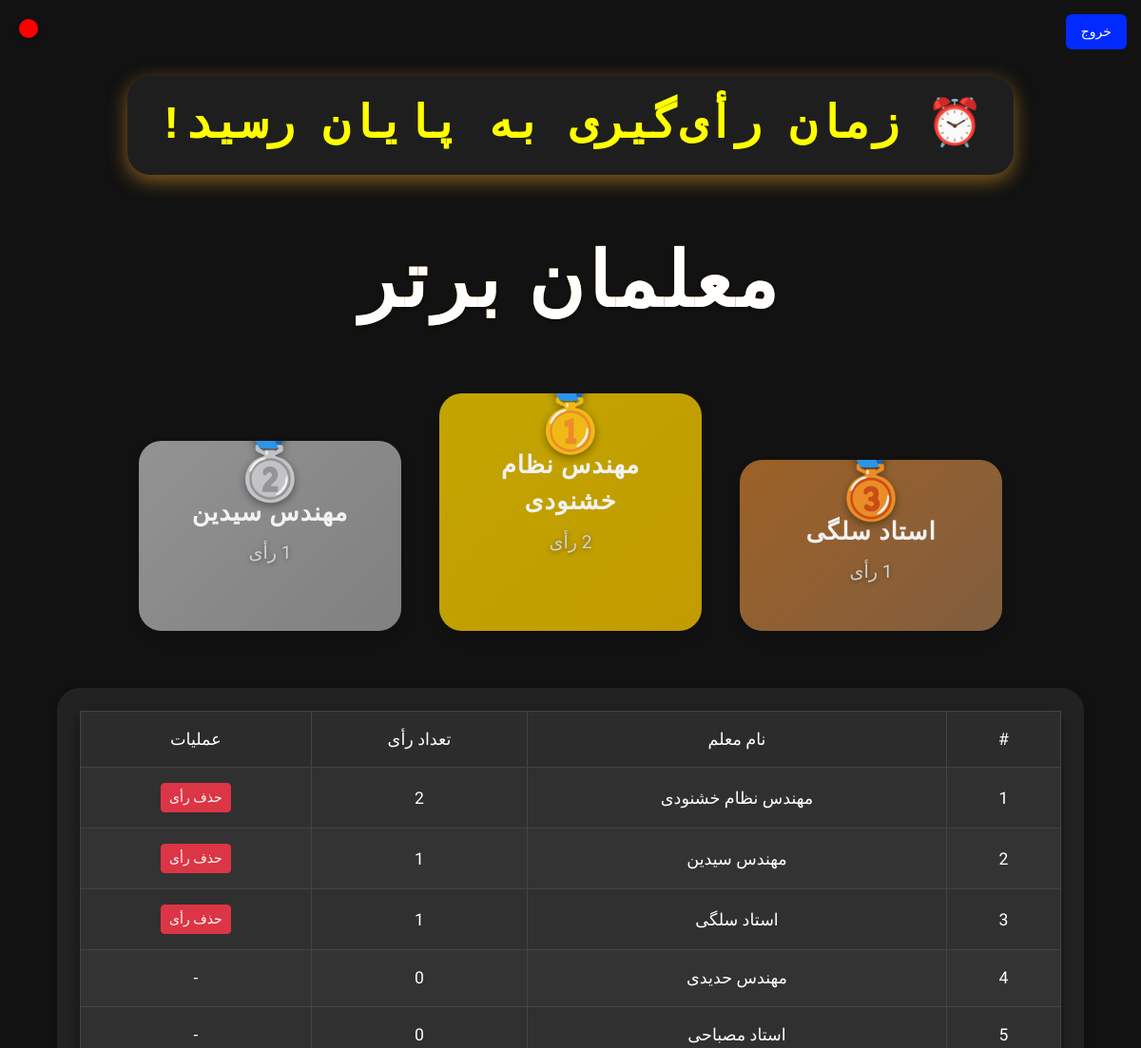
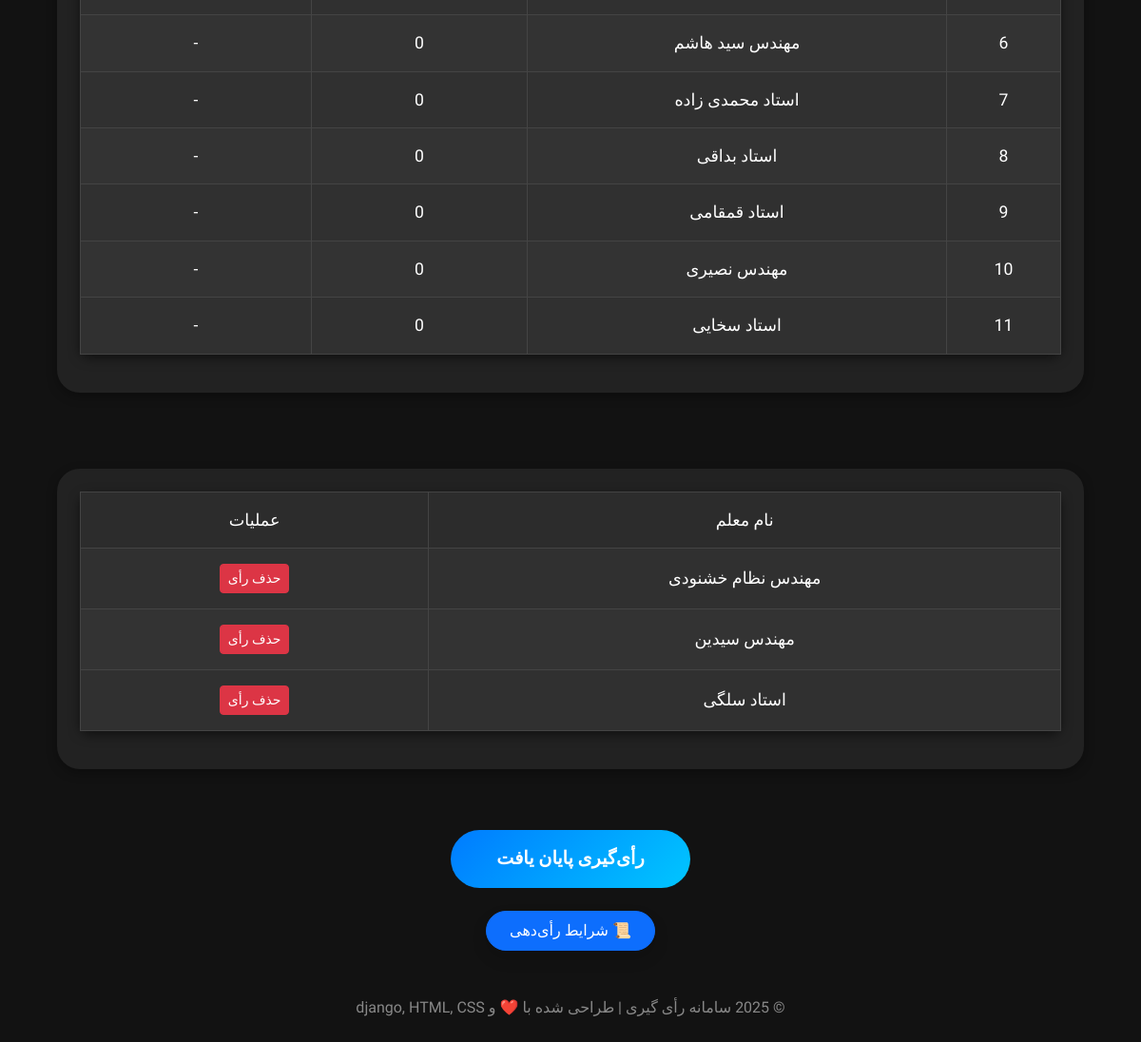
The app's page / (signed in), older data (2 pictures, top to bottom).
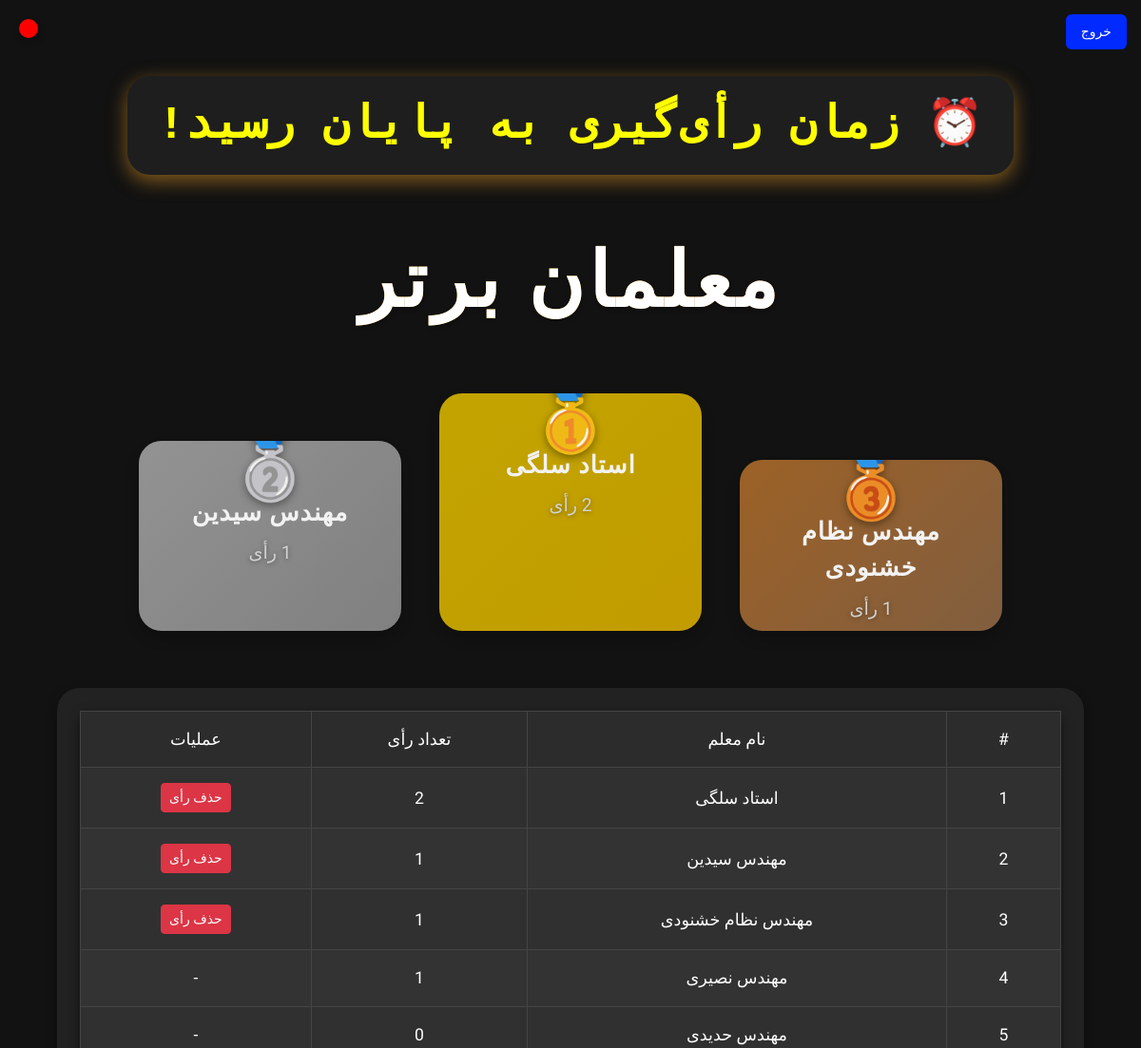
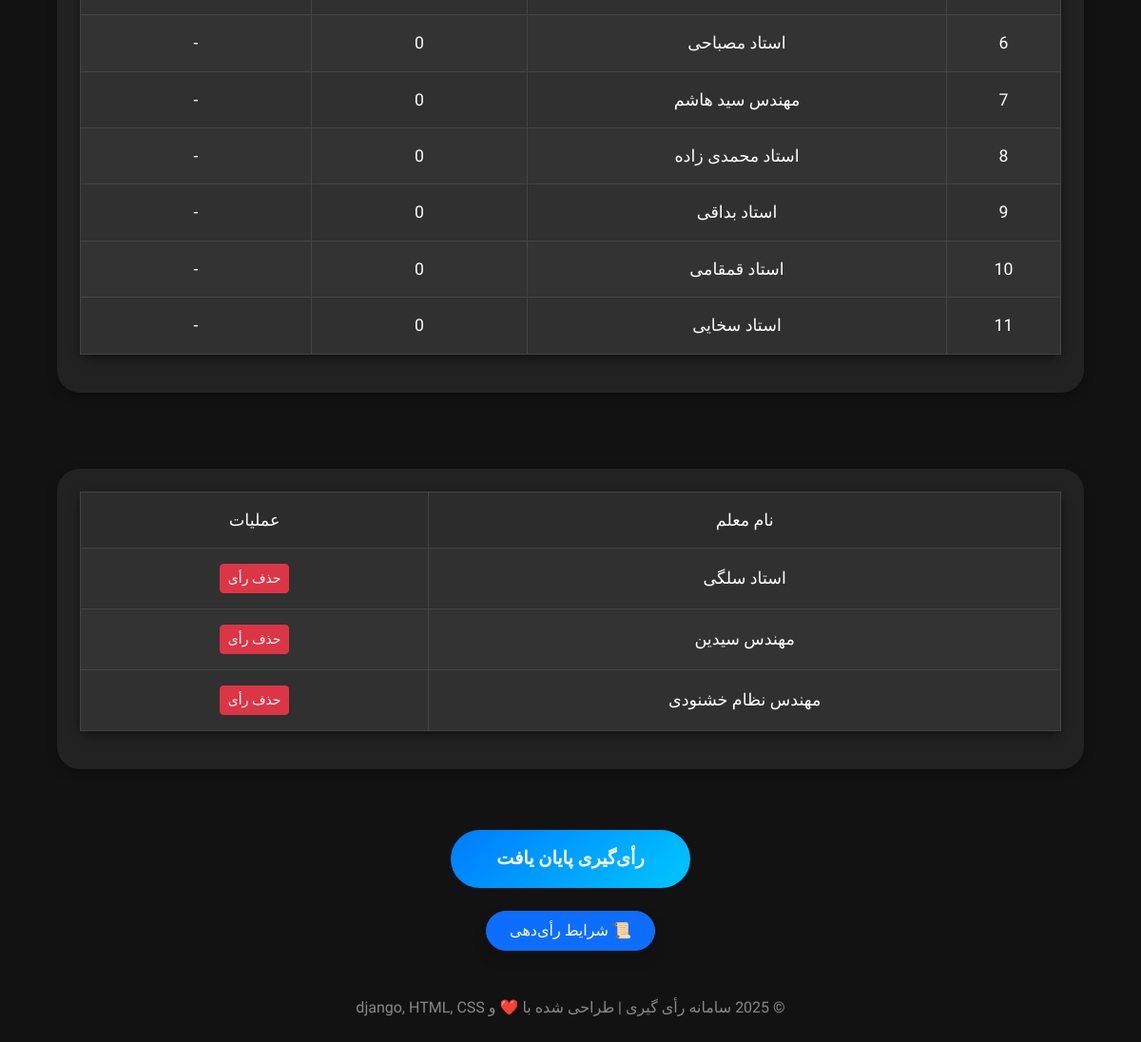
The same page, newer data (2 pictures, top to bottom).
### By_app/models.py (models this page shows, shortened)
class Teacher(models.Model):
    user = models.ForeignKey(CustomUser, on_delete=models.CASCADE, related_name='teachers')
    name = models.CharField(max_length=100)
    vote = models.IntegerField(default=0)
    created_at = models.DateTimeField(auto_now_add=True)

### By_app/views.py (the view)
# urls.py: path('', views.vote_teachers_view, name='home'),
@login_required
def vote_teachers_view(request):
    user = request.user
    timer_setting = TimerSetting.objects.first()
    end_time = timer_setting.end_time if timer_setting else None
    now = timezone.now()
    voting_active = end_time and now < end_time
    if request.method == 'POST':
        if 'logout' in request.POST:
            logout(request)
            messages.success(request, "شما با موفقیت خارج شدید.")
            return redirect('login')
        if not voting_active:
            messages.error(request, "زمان رأی‌گیری به پایان رسیده است.")
            return redirect('home')
        if 'delete_vote' in request.POST:
            teacher_id = request.POST.get('delete_vote')
            try:
                vote = TeacherVote.objects.get(voter=user, teacher_id=teacher_id)
                vote.teacher.vote = max(0, vote.teacher.vote - 1)
                vote.teacher.save()
                vote.delete()
                messages.success(request, f"رأی شما برای معلم {vote.teacher.name} حذف شد.")
            except TeacherVote.DoesNotExist:
                messages.error(request, "شما به این معلم رأی نداده‌اید.")
            return redirect('home')
        form = VoteForm(request.POST)
        if form.is_valid():
            selected_teachers = form.cleaned_data['teachers']
            previous_votes = TeacherVote.objects.filter(voter=user)
            previous_votes_count = previous_votes.count()
            if previous_votes_count + len(selected_teachers) > 3:
                messages.error(request, "شما نمی‌توانید بیش از ۳ رأی ثبت کنید.")
                return redirect('home')
            for teacher in selected_teachers:
                if TeacherVote.objects.filter(voter=user, teacher=teacher).exists():
                    messages.warning(request, f"شما قبلاً به معلم {teacher.name} رأی داده‌اید.")
                else:
                    TeacherVote.objects.create(voter=user, teacher=teacher)
                    teacher.vote += 1
                    teacher.save()
            messages.success(request, "رأی‌های شما با موفقیت ثبت شدند.")
            return redirect('home')
    else:
        form = VoteForm()
    user_votes = TeacherVote.objects.filter(voter=user).select_related('teacher')
    voted_teacher_ids = [vote.teacher.id for vote in user_votes]
    votes_count = user_votes.count()
    votes_left = max(3 - votes_count, 0)
    top_teachers = Teacher.objects.order_by('-vote')[:3]
    all_teachers = Teacher.objects.order_by('-vote')
    context = {
        'form': form,
        'user_votes': user_votes,
        'voted_teacher_ids': voted_teacher_ids,
        'votes_count': votes_count,
        'votes_left': votes_left,
        'teachers': Teacher.objects.all(),
        'top_teachers': top_teachers,
        'all_teachers': all_teachers,
        'end_time': end_time,
        'now': now,
        'voting_active': voting_active,
    }
    return render(request, 'home.html', context)

### templates/home.html (shortened to what the changed rows need)
{% load static %}
<!DOCTYPE html>
<html lang="fa" dir="rtl">
<head>
  <link href="https://cdn.jsdelivr.net/npm/bootstrap@5.3.3/dist/css/bootstrap.rtl.min.css" rel="stylesheet">
    <link href="https://cdn.jsdelivr.net/npm/bootstrap@5.3.2/dist/css/bootstrap.rtl.min.css" rel="stylesheet">
    <link href="https://cdn.jsdelivr.net/npm/bootstrap-icons@1.10.5/font/bootstrap-icons.css" rel="stylesheet">
  <link rel="stylesheet" type="text/css" href="https://cdn.jsdelivr.net/npm/toastify-js/src/toastify.min.css">
<head>
</head>
<body>
  <div class="container text-center">
    <br>
    <br>
    <h1 style="font-size: 5rem" class="mb-5 text-center text-white title">معلمان برتر</h1>
    <div class="podium row text-center">
      {% if top_teachers|length > 2 %}
        <div class="position third col-12 col-md-3 order-md-1 order-3">
          <div class="medal-icon">🥉</div>
          <div class="teacher-name">{{ top_teachers.2.name }}</div>
          <div class="vote-count hidden" id="vote3">{{ top_teachers.2.vote }} رأی</div>
        </div>
      {% endif %}
      {% if top_teachers|length > 0 %}
        <div class="position first col-12 col-md-3 order-md-2 order-1">
          <div class="medal-icon">🥇</div>
          <div class="teacher-name">{{ top_teachers.0.name }}</div>
          <div class="vote-count hidden" id="vote1">{{ top_teachers.0.vote }} رأی</div>
        </div>
      {% endif %}
      {% if top_teachers|length > 1 %}
        <div class="position second col-12 col-md-3 order-md-3 order-2">
          <div class="medal-icon">🥈</div>
          <div class="teacher-name">{{ top_teachers.1.name }}</div>
          <div class="vote-count hidden" id="vote2">{{ top_teachers.1.vote }} رأی</div>
        </div>
      {% endif %}
    </div>
    <div class="teacher-list table-responsive hidden" id="teacherTable" style="margin-top: 80px;">
      <table class="table table-hover table-striped table-bordered text-center align-middle">
        <thead class="table-dark">
          <tr>
            <th>#</th>
            <th>نام معلم</th>
            <th>تعداد رأی</th>
            <th>عملیات</th>
          </tr>
        </thead>
        <tbody>
          {% for teacher in all_teachers %}
          <tr>
            <td>{{ forloop.counter }}</td>
            <td>{{ teacher.name }}</td>
            <td>{{ teacher.vote }}</td>
            <td>
              {% if teacher.id in voted_teacher_ids %}
              <form method="post" style="display:inline;">
                <button type="submit" name="delete_vote" value="{{ teacher.id }}" class="btn btn-sm btn-danger">حذف رأی</button>
              </form>
              {% else %} - {% endif %}
            </td>
          </tr>
          {% empty %}
          <tr><td colspan="4">هیچ معلمی ثبت نشده است.</td></tr>
          {% endfor %}
        </tbody>
      </table>
    </div>
<div class="teacher-list table-responsive" id="userVotedTeachersTable" style="margin-top: 80px;">
  <table class="table table-hover table-striped table-bordered text-center align-middle">
    <thead class="table-dark">
      <tr>
        <th>نام معلم</th>
        <th>عملیات</th>
      </tr>
    </thead>
    <tbody>
      {% with 0 as count %}
      {% for teacher in all_teachers %}
        {% if teacher.id in voted_teacher_ids %}
          {% with count|add:"1" as count %}
          <tr>
            <td>{{ teacher.name }}</td>
            <td>
              <form method="post" style="display:inline;">
                <button type="submit" name="delete_vote" value="{{ teacher.id }}" class="btn btn-sm btn-danger">حذف رأی</button>
              </form>
            </td>
          </tr>
          {% endwith %}
        {% endif %}
      {% empty %}
        <tr><td colspan="4">شما هنوز به هیچ معلمی رأی نداده‌اید.</td></tr>
      {% endfor %}
      {% endwith %}
    </tbody>
  </table>
</div>
    <br><br>
  </div>
<head>
</head>
<body>
</body>
</html>

Row changes from the older to the newer data that the page shows:
changed Teacher "مهندس نظام خشنودی": vote "2" → "1"
changed Teacher "استاد سلگی": vote "1" → "2"; moves up the list
shown differently, row unchanged: Teacher "مهندس سیدین": moves down the list
changed Teacher "مهندس نصیری": vote "0" → "1"; moves up the list
Text that changed along with them:
{{ top_teachers.2.name }}: "استاد سلگی" → "مهندس نظام خشنودی"
{{ top_teachers.0.name }}: "مهندس نظام خشنودی" → "استاد سلگی"
